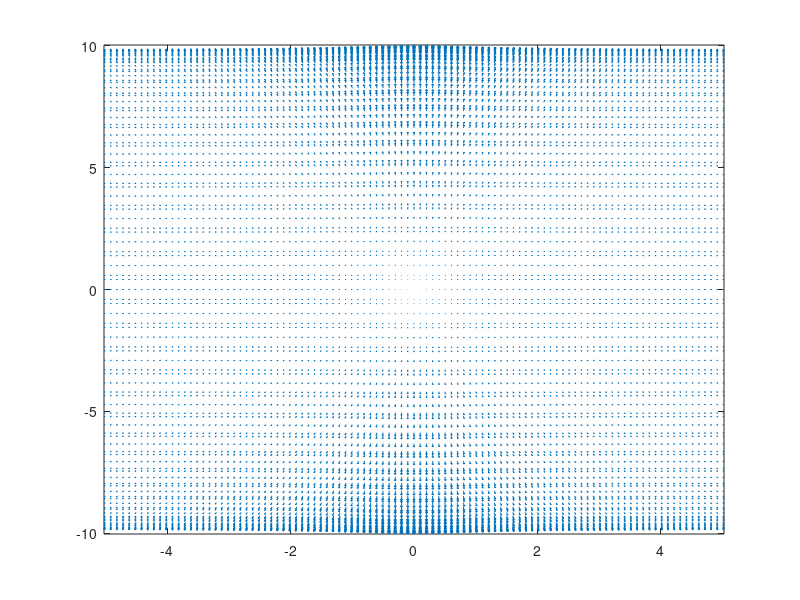

This figure's MATLAB source:
[phi, dphi]=meshgrid(-5:0.1:5,-5:0.1:5);
Dphi=dphi;
DDphi=-9.81/1*sin(phi);
L=sqrt(1+Dphi.^2);
quiver(Dphi, DDphi, Dphi./L, DDphi./L, 1)
axis tight